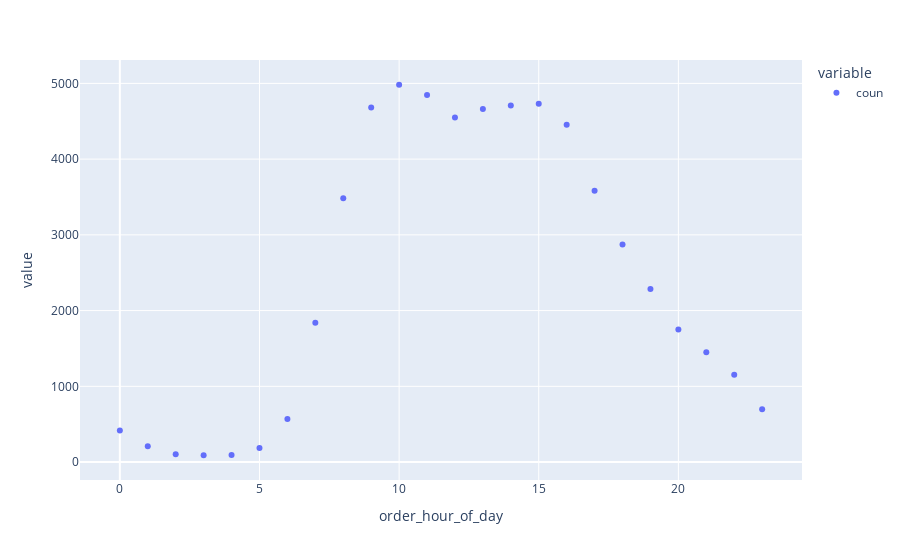

Notebook source saved alongside this figure:
### Code cell
px.scatter(df_1.groupby("order_hour_of_day").agg(coun=("order_hour_of_day","count")))

### Figure 1 — Plotly figure (JSON) as saved in the notebook; plotly's stock layout.template omitted (floating-point values rounded to 4 significant figures)
{"data": [{"hovertemplate": "variable=coun<br>order_hour_of_day=%{x}<br>value=%{y}<extra></extra>", "legendgroup": "coun", "marker": {"color": "#636efa", "symbol": "circle"}, "mode": "markers", "name": "coun", "orientation": "v", "showlegend": true, "type": "scatter", "x": [0, 1, 2, 3, 4, 5, 6, 7, 8, 9, 10, 11, 12, 13, 14, 15, 16, 17, 18, 19, 20, 21, 22, 23], "xaxis": "x", "y": [416, 208, 102, 90, 93, 185, 570, 1839, 3482, 4683, 4982, 4847, 4550, 4661, 4708, 4732, 4455, 3583, 2873, 2284, 1752, 1451, 1154, 698], "yaxis": "y"}], "layout": {"legend": {"title": {"text": "variable"}, "tracegroupgap": 0}, "margin": {"t": 60}, "xaxis": {"anchor": "y", "domain": [0, 1], "title": {"text": "order_hour_of_day"}}, "yaxis": {"anchor": "x", "domain": [0, 1], "title": {"text": "value"}}}}
